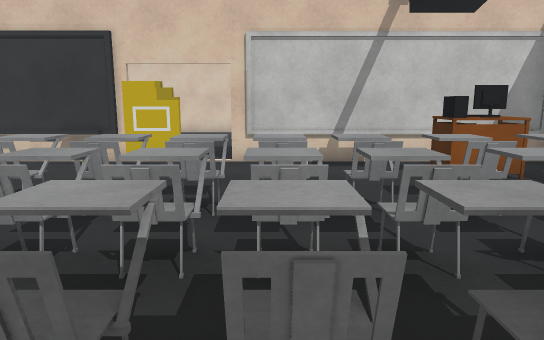
View 1 (above)

23 first-person views from a walk through a 3-D level made in the Unity game engine. The camera is 1.5 m above the floor, tilts 10° down and sees 70° across. The floor is counted in squares, 1 m on a side. Each view is taken from the middle of a square. On the plan, view 1 faces up. The plan holds only what a view shows up to about 17 squares ahead; the rest is blank. The place goes on beyond the plan. The player character is not drawn. Door leaves are left out, so doorways stand open. Some surface patterns are stand-ins.

View 2
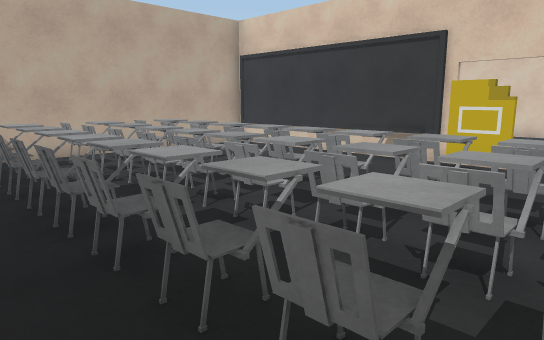

View 3
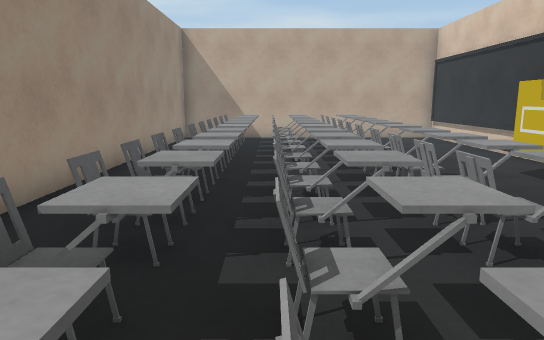

View 4
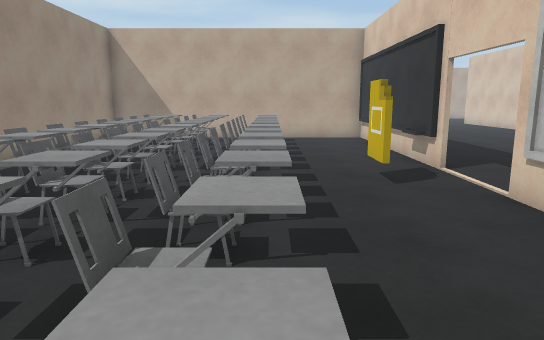

View 5
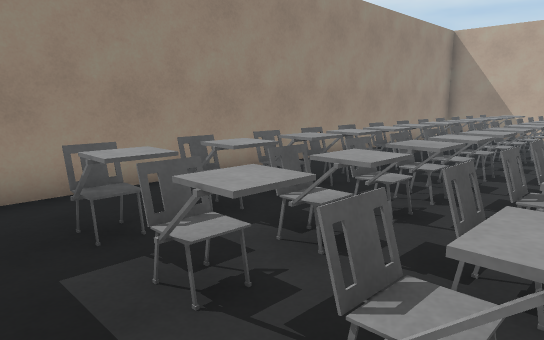

View 6
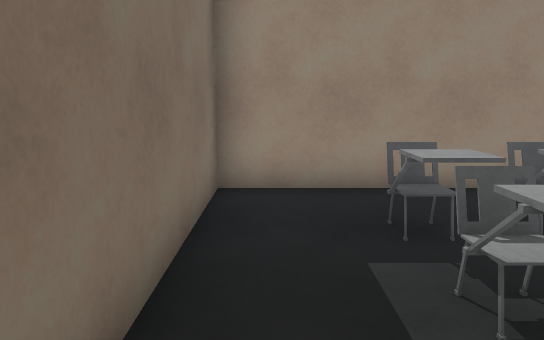

View 7
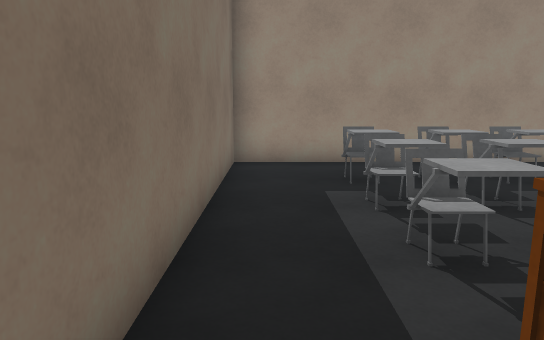

View 8
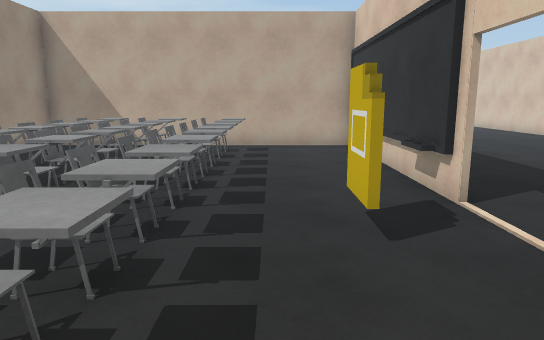

View 9
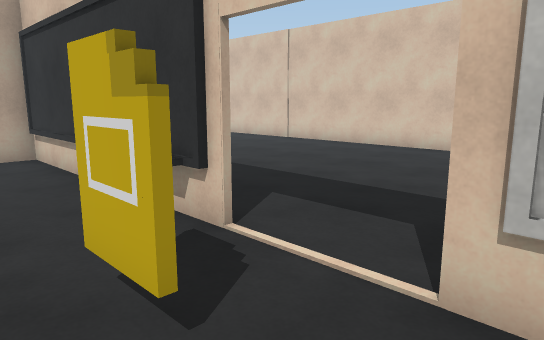

View 10
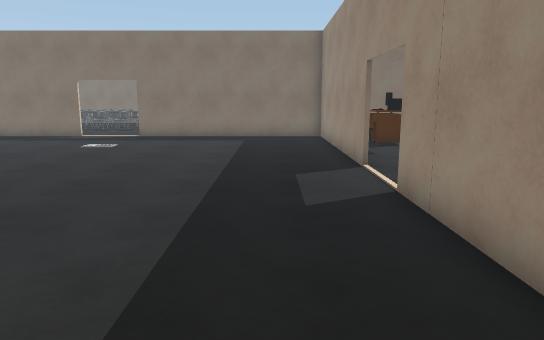

View 11
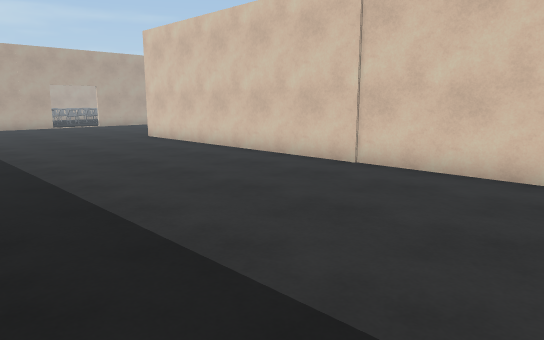

View 12
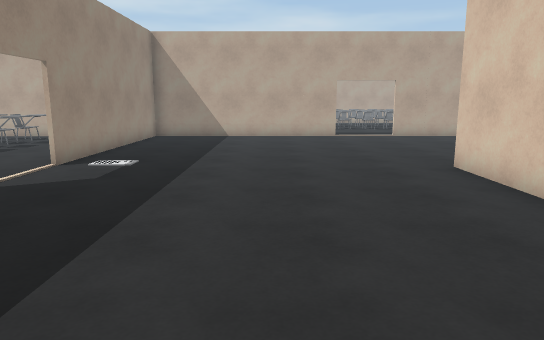

View 13
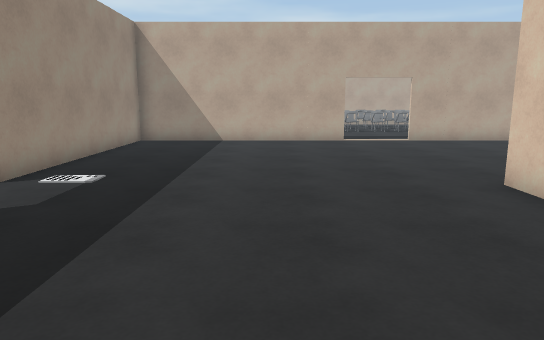

View 14
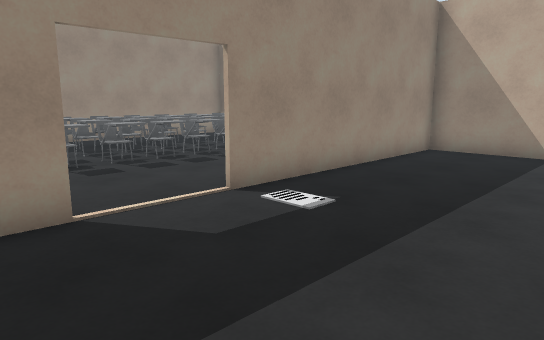

View 15
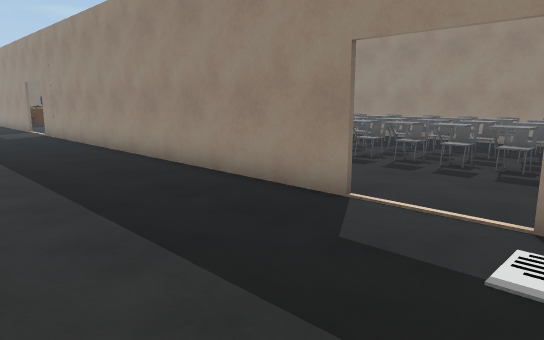

View 16
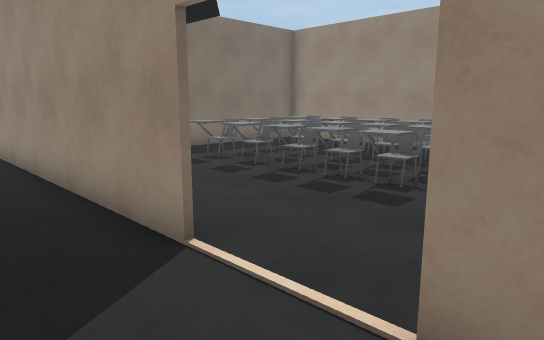

View 17
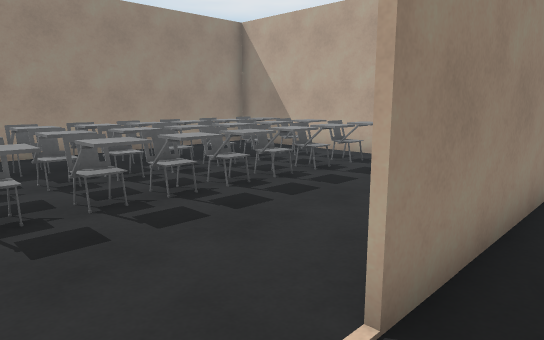

View 18
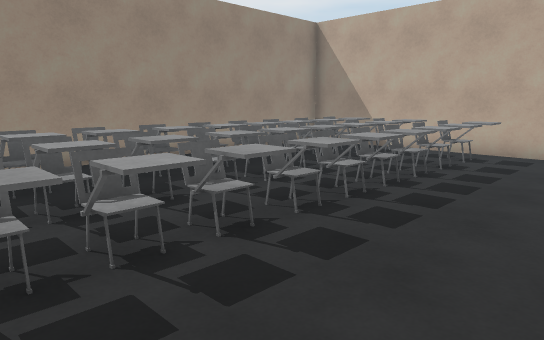

View 19
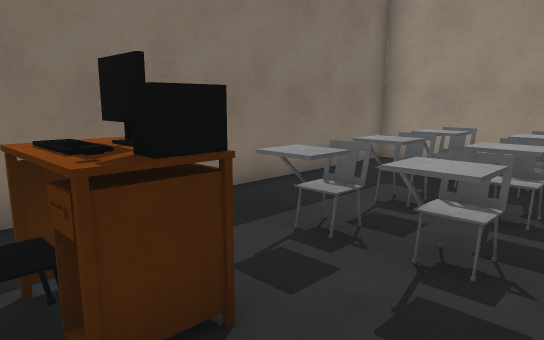

View 20
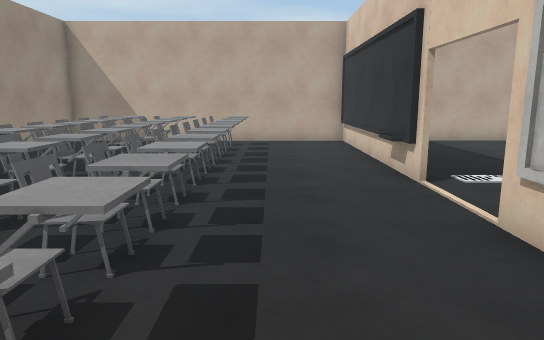

View 21
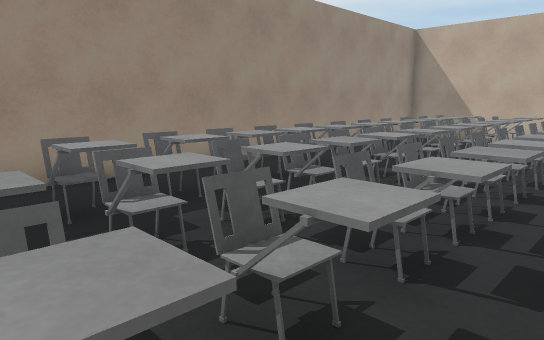

View 22
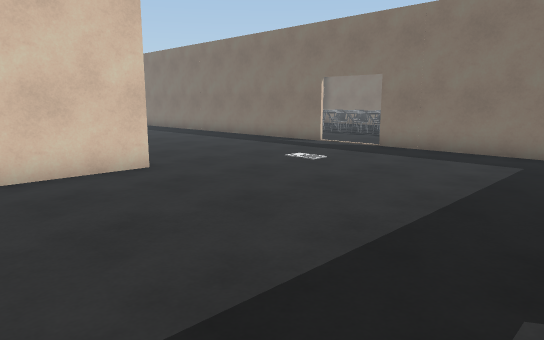

View 23
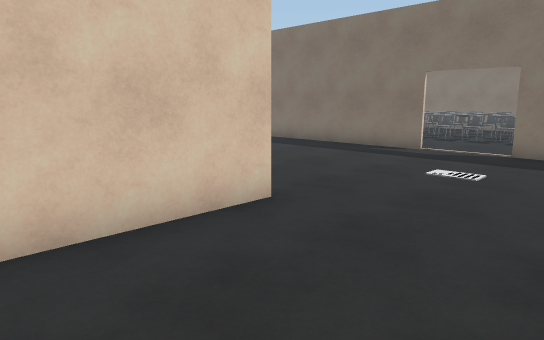

### Floor plan
Points are (right, up) in squares from view 1. A wall is a line through its corners. A room is listed if a view was taken in it or the views show most of it. See-through windows are left out.
Room 1 (views 1, 2, 3, 4, 5, 6, 7, 8, 9)
walls: (-3.5, 9.7) (-11.5, 9.7) (-11.5, -0.8); (-11.9, -0.7) (7, -0.7) (7, 7.9); (6.9, 9.7) (-1.1, 9.7)
low walls: (-4.1, 9.4) (-5.2, 9.4)
ways out: open door at (-2, 10) to room 2
objects: chair (-10, 1) to (-10, 2); chair (-10, 3) to (-10, 4); chair (-10, 5) to (-10, 6); chair (-9, 1) to (-9, 2); chair (-9, 3) to (-8, 4); chair (-9, 5) to (-8, 6); chair (-8, 1) to (-7, 2); chair (-8, 3) to (-7, 4); chair (-8, 5) to (-7, 6); chair (-6, 1) to (-6, 2); chair (-6, 4); chair (-6, 5) to (-6, 6); chair (-5, 1); chair (-5, 4); chair (-5, 5) to (-5, 6); chair (-4, 1) to (-4, 2); chair (-4, 3) to (-4, 4); chair (-4, 5) to (-3, 6); chair (-3, 1) to (-2, 2); chair (-3, 3) to (-2, 4); chair (-3, 5) to (-2, 6); other object (-3, 8) to (-2, 8); chair (-1, 1) to (-1, 2); chair (-1, 3) to (-1, 4); chair (-1, 5) to (-1, 6); chair (0, 1) to (0, 2); chair (0, 3) to (0, 4); chair (0, 5) to (0, 6); chair (1, 1) to (1, 2); chair (1, 3) to (1, 4); chair (1, 5) to (1, 6); chair (3, 1) to (3, 2); chair (3, 3) to (3, 4); chair (3, 5) to (3, 6); chair (4, 1) to (4, 2); chair (4, 3) to (4, 4); chair (4, 5) to (4, 6); computer (4, 8); other object (4, 9); other object (5, 8)
Room 2 (views 10, 11, 12, 13, 14, 15, 16, 17, 22, 23)
walls: (-19.6, 9.9) (-3.5, 9.9); (-0.6, 19.3) (-22, 19.3); (-1.1, 9.9) (7, 9.9) (7, 17.9); (-30.1, 17.9) (-30.1, 10); (-30.2, 9.9) (-22, 9.9); (7, 20.2) (7, 24.5); (-30.1, 24.4) (-30.1, 20.2)
ways out: open door at (-2, 10) to room 1; open door at (-21, 10) to room 3; open door at (-30, 19); open door at (7, 19)
Room 3 (views 18, 19, 20, 21)
walls: (-22, 9.7) (-30.1, 9.7); (-18.6, 9.7) (-19.6, 9.7); (-30.1, 10) (-30.1, -0.7) (-11.9, -0.7); (-11.6, -0.8) (-11.6, 8.2)
low walls: (-22.8, 9.4) (-23.8, 9.4)
ways out: open door at (-21, 10) to room 2
objects: other object (-29, 1) to (-28, 2); chair (-29, 3) to (-28, 4); chair (-29, 5) to (-28, 6); chair (-27, 1) to (-27, 2); chair (-27, 4); chair (-27, 5) to (-27, 6); chair (-26, 1) to (-26, 2); chair (-26, 3) to (-26, 4); chair (-26, 5) to (-26, 6); chair (-25, 1) to (-25, 2); chair (-25, 3) to (-25, 4); chair (-25, 5) to (-25, 6); chair (-24, 1) to (-23, 2); chair (-24, 4) to (-23, 4); chair (-24, 5) to (-23, 6); chair (-23, 5) to (-22, 6); chair (-22, 1); chair (-22, 4); chair (-21, 1); chair (-21, 4); chair (-21, 5) to (-21, 6); chair (-20, 4) to (-19, 4); chair (-20, 5) to (-20, 6); chair (-19, 1); chair (-19, 1) to (-18, 2); chair (-19, 3) to (-18, 4); chair (-19, 5) to (-18, 6); chair (-17, 1); chair (-17, 3); chair (-17, 5); chair (-16, 1); chair (-16, 3) to (-16, 4); chair (-16, 5); computer (-15, 8); chair (-14, 1); chair (-14, 3) to (-14, 4); chair (-14, 5); computer (-14, 8); chair (-14, 9)

Where each view was taken, in squares from view 1:
view 1: 0 up, 0 right, facing up
view 2: 0 up, 0 right, facing up-left
view 3: 3 up, 5 right, facing left
view 4: 6 up, 5 right, facing left
view 5: 6 up, 6 right, facing down-left
view 6: 6 up, 6 right, facing down
view 7: 9 up, 6 right, facing down
view 8: 7 up, 2 right, facing left
view 9: 7 up, 0 right, facing up-left
view 10: 12 up, 10 left, facing right
view 11: 11 up, 6 left, facing up-left
view 12: 15 up, 13 left, facing left
view 13: 15 up, 15 left, facing left
view 14: 15 up, 18 left, facing down-left
view 15: 15 up, 23 left, facing down-right
view 16: 12 up, 23 left, facing down-right
view 17: 11 up, 20 left, facing down-left
view 18: 9 up, 18 left, facing down-left
view 19: 9 up, 17 left, facing down-right
view 20: 7 up, 15 left, facing left
view 21: 7 up, 14 left, facing down-left
view 22: 11 up, 5 left, facing up-right
view 23: 15 up, 5 left, facing up-right
